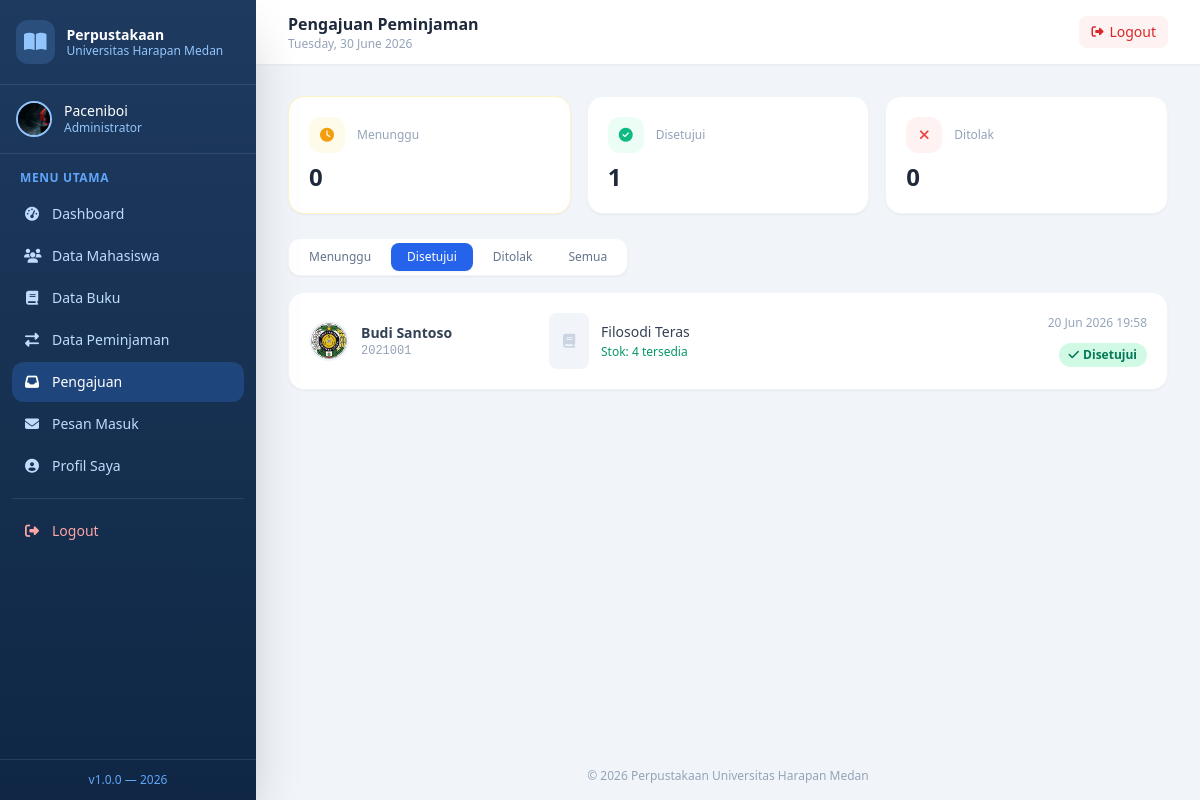
Screenshot of /perpustakaan/admin/pengajuan.php?filter=disetujui (signed in) with the database file from the repository.
### tables this page shows
CREATE TABLE `pengajuan_peminjaman` (
  `id` int(11) NOT NULL,
  `user_id` int(11) NOT NULL,
  `buku_id` int(11) NOT NULL,
  `catatan` text DEFAULT NULL,
  `status` enum('menunggu','disetujui','ditolak') NOT NULL DEFAULT 'menunggu',
  `alasan_tolak` text DEFAULT NULL,
  `created_at` timestamp NOT NULL DEFAULT current_timestamp()
);

CREATE TABLE `users` (
  `id` int(11) NOT NULL,
  `nama` varchar(100) NOT NULL,
  `email` varchar(100) NOT NULL,
  `password` varchar(255) NOT NULL,
  `nim` varchar(20) DEFAULT NULL,
  `foto` varchar(255) DEFAULT NULL,
  `role` enum('admin','mahasiswa') NOT NULL DEFAULT 'mahasiswa',
  `created_at` timestamp NOT NULL DEFAULT current_timestamp()
);

CREATE TABLE `buku` (
  `id` int(11) NOT NULL,
  `kategori_id` int(11) NOT NULL,
  `judul` varchar(200) NOT NULL,
  `penulis` varchar(150) NOT NULL,
  `penerbit` varchar(150) NOT NULL,
  `tahun_terbit` year(4) NOT NULL,
  `stok` int(11) NOT NULL DEFAULT 0,
  `isbn` varchar(20) DEFAULT NULL,
  `foto` varchar(255) DEFAULT NULL,
  `deskripsi` text DEFAULT NULL
);

### perpustakaan/admin/pengajuan.php (the view, shortened to what this page needs)
<?php
require_once __DIR__ . '/../config/db.php';
$filter = $_GET['filter'] ?? 'menunggu';
$where  = $filter !== 'semua' ? "WHERE pp.status = '$filter'" : '';
$pengajuans = $pdo->query("
    SELECT pp.id, pp.user_id, pp.buku_id, pp.catatan, pp.status,
           COALESCE(pp.alasan_tolak, '') as alasan_tolak,
           pp.created_at,
           u.nama as nama_mahasiswa, u.nim, u.foto as foto_mhs,
           b.judul as judul_buku, b.stok, b.foto as foto_buku
    FROM pengajuan_peminjaman pp
    JOIN users u ON pp.user_id = u.id
    JOIN buku b  ON pp.buku_id = b.id
    $where
    ORDER BY pp.created_at DESC
")->fetchAll();
$stat_menunggu   = $pdo->query("SELECT COUNT(*) FROM pengajuan_peminjaman WHERE status='menunggu'")->fetchColumn();
$stat_disetujui  = $pdo->query("SELECT COUNT(*) FROM pengajuan_peminjaman WHERE status='disetujui'")->fetchColumn();
$stat_ditolak    = $pdo->query("SELECT COUNT(*) FROM pengajuan_peminjaman WHERE status='ditolak'")->fetchColumn();
?>
<!DOCTYPE html>
<html lang="id">
<head>
    <script src="https://cdn.tailwindcss.com"></script>
    <link rel="stylesheet" href="https://cdnjs.cloudflare.com/ajax/libs/font-awesome/6.5.0/css/all.min.css">
</head>
<body class="bg-slate-100 font-sans">
<?php require_once __DIR__ . '/includes/sidebar.php'; ?>
<div class="lg:ml-64 min-h-screen flex flex-col">
    <header class="bg-white shadow-sm sticky top-0 z-10">
        <div class="flex items-center justify-between px-4 lg:px-8 py-3">
            <div class="flex items-center gap-3">
                <div>
                    <h2 class="text-slate-800 font-semibold">Pengajuan Peminjaman</h2>
                    <p class="text-slate-400 text-xs"><?= date('l, d F Y') ?></p>
                </div>
            </div>
            <a href="../auth/logout.php"
               class="flex items-center gap-1.5 bg-red-50 hover:bg-red-100 text-red-600 text-sm px-3 py-1.5 rounded-lg transition">
                <i class="fa-solid fa-right-from-bracket text-xs"></i>
                <span class="hidden sm:inline">Logout</span>
            </a>
        </div>
    </header>
    <main class="flex-1 p-4 lg:p-8">
        <div class="grid grid-cols-3 gap-4 mb-6">
            <div class="fade-up bg-white rounded-2xl p-5 shadow-sm border border-amber-100
                        hover:shadow-md transition-all">
                <div class="flex items-center gap-3 mb-2">
                    <div class="w-9 h-9 bg-amber-50 rounded-xl flex items-center justify-center">
                        <i class="fa-solid fa-clock text-amber-500 text-sm"></i>
                    </div>
                    <span class="text-slate-400 text-xs">Menunggu</span>
                </div>
                <p class="text-2xl font-bold text-slate-800"><?= $stat_menunggu ?></p>
            </div>
            <div class="fade-up bg-white rounded-2xl p-5 shadow-sm border border-slate-100 hover:shadow-md transition-all">
                <div class="flex items-center gap-3 mb-2">
                    <div class="w-9 h-9 bg-emerald-50 rounded-xl flex items-center justify-center">
                        <i class="fa-solid fa-circle-check text-emerald-500 text-sm"></i>
                    </div>
                    <span class="text-slate-400 text-xs">Disetujui</span>
                </div>
                <p class="text-2xl font-bold text-slate-800"><?= $stat_disetujui ?></p>
            </div>
            <div class="fade-up bg-white rounded-2xl p-5 shadow-sm border border-slate-100 hover:shadow-md transition-all">
                <div class="flex items-center gap-3 mb-2">
                    <div class="w-9 h-9 bg-red-50 rounded-xl flex items-center justify-center">
                        <i class="fa-solid fa-xmark text-red-500 text-sm"></i>
                    </div>
                    <span class="text-slate-400 text-xs">Ditolak</span>
                </div>
                <p class="text-2xl font-bold text-slate-800"><?= $stat_ditolak ?></p>
            </div>
        </div>
        <div class="flex items-center gap-1 bg-white rounded-xl p-1 shadow-sm border border-slate-100 mb-4 w-fit">
            <?php
            $tabs = [
                'menunggu'  => 'Menunggu',
                'disetujui' => 'Disetujui',
                'ditolak'   => 'Ditolak',
                'semua'     => 'Semua',
            ];
            foreach ($tabs as $key => $label):
                $aktif = $filter === $key;
            ?>
            <a href="?filter=<?= $key ?>"
               class="px-4 py-1.5 rounded-lg text-xs font-medium transition
                      <?= $aktif ? 'bg-blue-600 text-white shadow-sm' : 'text-slate-500 hover:bg-slate-50' ?>">
                <?= $label ?>
            </a>
            <?php endforeach; ?>
        </div>
        <?php if (empty($pengajuans)): ?>
        <div class="bg-white rounded-2xl shadow-sm border border-slate-100 flex flex-col
                    items-center justify-center py-16">
            <div class="w-16 h-16 bg-slate-100 rounded-full flex items-center justify-center mb-4">
                <i class="fa-solid fa-inbox text-slate-400 text-2xl"></i>
            </div>
            <p class="text-slate-500 font-medium">Tidak ada pengajuan</p>
            <p class="text-slate-400 text-sm mt-1">
                <?= $filter === 'menunggu' ? 'Semua pengajuan sudah ditangani' : 'Belum ada data' ?>
            </p>
        </div>
        <?php else: ?>
        <div class="space-y-3">
            <?php foreach ($pengajuans as $p): ?>
            <div class="fade-up bg-white rounded-2xl shadow-sm border
                        <?= $p['status'] === 'menunggu' ? 'border-amber-200' : 'border-slate-100' ?>
                        p-5 hover:shadow-md transition-all">
                <div class="flex flex-col lg:flex-row lg:items-center gap-4">
                    <div class="flex items-center gap-3 lg:w-56 flex-shrink-0">
                        <?php
                        $ada_foto_mhs = $p['foto_mhs'] &&
                            file_exists(__DIR__ . '/uploads/foto_profil/' . $p['foto_mhs']);
                        ?>
                        <?php if ($ada_foto_mhs): ?>
                        <img src="uploads/foto_profil/<?= $p['foto_mhs'] ?>"
                             class="w-10 h-10 rounded-full object-cover border-2 border-slate-100">
                        <?php endif; ?>
                        <div>
                            <p class="font-semibold text-slate-700 text-sm">
                                <?= htmlspecialchars($p['nama_mahasiswa']) ?>
                            </p>
                            <p class="text-slate-400 text-xs font-mono"><?= $p['nim'] ?? '-' ?></p>
                        </div>
                    </div>
                    <div class="flex items-center gap-3 flex-1">
                        <?php
                        $ada_foto_buku = $p['foto_buku'] &&
                            file_exists(__DIR__ . '/uploads/foto_buku/' . $p['foto_buku']);
                        ?>
                        <?php if ($ada_foto_buku): ?>
                        <img src="uploads/foto_buku/<?= $p['foto_buku'] ?>"
                             class="w-10 h-14 object-cover rounded-lg border border-slate-100 flex-shrink-0">
                        <?php else: ?>
                        <div class="w-10 h-14 bg-slate-100 rounded-lg flex items-center
                                    justify-center flex-shrink-0">
                            <i class="fa-solid fa-book text-slate-300 text-sm"></i>
                        </div>
                        <?php endif; ?>
                        <div>
                            <p class="font-medium text-slate-700 text-sm">
                                <?= htmlspecialchars($p['judul_buku']) ?>
                            </p>
                            <p class="text-xs <?= $p['stok'] > 0 ? 'text-emerald-600' : 'text-red-500' ?> mt-0.5">
                                Stok: <?= $p['stok'] ?> tersedia
                            </p>
                        </div>
                    </div>
                    <div class="flex items-center gap-3 lg:flex-col lg:items-end">
                        <p class="text-slate-400 text-xs">
                            <?= date('d M Y H:i', strtotime($p['created_at'])) ?>
                        </p>
                        <?php if ($p['status'] === 'menunggu'): ?>
                        <span class="pulse-amber bg-amber-100 text-amber-700 text-xs font-semibold
                                     px-2.5 py-1 rounded-full">
                            <i class="fa-solid fa-clock mr-1"></i>Menunggu
                        </span>
                        <?php elseif ($p['status'] === 'disetujui'): ?>
                        <span class="bg-emerald-100 text-emerald-700 text-xs font-semibold
                                     px-2.5 py-1 rounded-full">
                            <i class="fa-solid fa-check mr-1"></i>Disetujui
                        </span>
                        <?php endif; ?>
                    </div>
                </div>
            </div>
            <?php endforeach; ?>
        </div>
        <?php endif; ?>
    </main>
    <footer class="text-center py-4 text-slate-400 text-xs">
        &copy; <?= date('Y') ?> Perpustakaan Universitas Harapan Medan
    </footer>
</div>
</body>
</html>

### perpustakaan/admin/pengajuan.php (style rules this page uses)
.fade-up { animation:fadeInUp .4s ease forwards }

### rows the page displays
pengajuan_peminjaman: user.foto (picture), user.nama "Budi Santoso", user.nim "2021001", buku.judul "Filosodi Teras", buku.stok "4", created_at "20 Jun 2026 19:58", status "disetujui" (drawn)

### other values shown
$_SESSION['nama'] "Paceniboi"
$menu['label'] "Dashboard"
$menu['label'] "Data Mahasiswa"
$menu['label'] "Data Buku"
$menu['label'] "Data Peminjaman"
$menu['label'] "Pengajuan"
$menu['label'] "Pesan Masuk"
$menu['label'] "Profil Saya"
$stat_menunggu "0"
$stat_disetujui "1"
$stat_ditolak "0"
$label "Menunggu"
$label "Disetujui"
$label "Ditolak"
$label "Semua"
